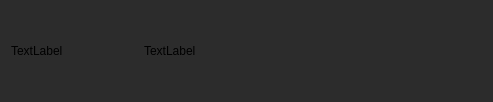
<?xml version="1.0" encoding="UTF-8"?>
<ui version="4.0">
 <class>OSDisplay</class>
 <widget class="QWidget" name="OSDisplay">
  <property name="geometry">
   <rect>
    <x>0</x>
    <y>0</y>
    <width>493</width>
    <height>102</height>
   </rect>
  </property>
  <property name="palette">
   <palette>
    <active>
     <colorrole role="Base">
      <brush brushstyle="SolidPattern">
       <color alpha="255">
        <red>255</red>
        <green>255</green>
        <blue>255</blue>
       </color>
      </brush>
     </colorrole>
     <colorrole role="Window">
      <brush brushstyle="SolidPattern">
       <color alpha="255">
        <red>44</red>
        <green>44</green>
        <blue>44</blue>
       </color>
      </brush>
     </colorrole>
    </active>
    <inactive>
     <colorrole role="Base">
      <brush brushstyle="SolidPattern">
       <color alpha="255">
        <red>255</red>
        <green>255</green>
        <blue>255</blue>
       </color>
      </brush>
     </colorrole>
     <colorrole role="Window">
      <brush brushstyle="SolidPattern">
       <color alpha="255">
        <red>44</red>
        <green>44</green>
        <blue>44</blue>
       </color>
      </brush>
     </colorrole>
    </inactive>
    <disabled>
     <colorrole role="Base">
      <brush brushstyle="SolidPattern">
       <color alpha="255">
        <red>44</red>
        <green>44</green>
        <blue>44</blue>
       </color>
      </brush>
     </colorrole>
     <colorrole role="Window">
      <brush brushstyle="SolidPattern">
       <color alpha="255">
        <red>44</red>
        <green>44</green>
        <blue>44</blue>
       </color>
      </brush>
     </colorrole>
    </disabled>
   </palette>
  </property>
  <property name="windowTitle">
   <string>Form</string>
  </property>
  <property name="windowOpacity">
   <double>0.700000000000000</double>
  </property>
  <property name="styleSheet">
   <string notr="true"/>
  </property>
  <layout class="QHBoxLayout" name="horizontalLayout" stretch="15,40">
   <item>
    <widget class="QLabel" name="label">
     <property name="text">
      <string>TextLabel</string>
     </property>
    </widget>
   </item>
   <item>
    <widget class="QLabel" name="label_2">
     <property name="text">
      <string>TextLabel</string>
     </property>
    </widget>
   </item>
  </layout>
 </widget>
 <resources/>
 <connections/>
</ui>
